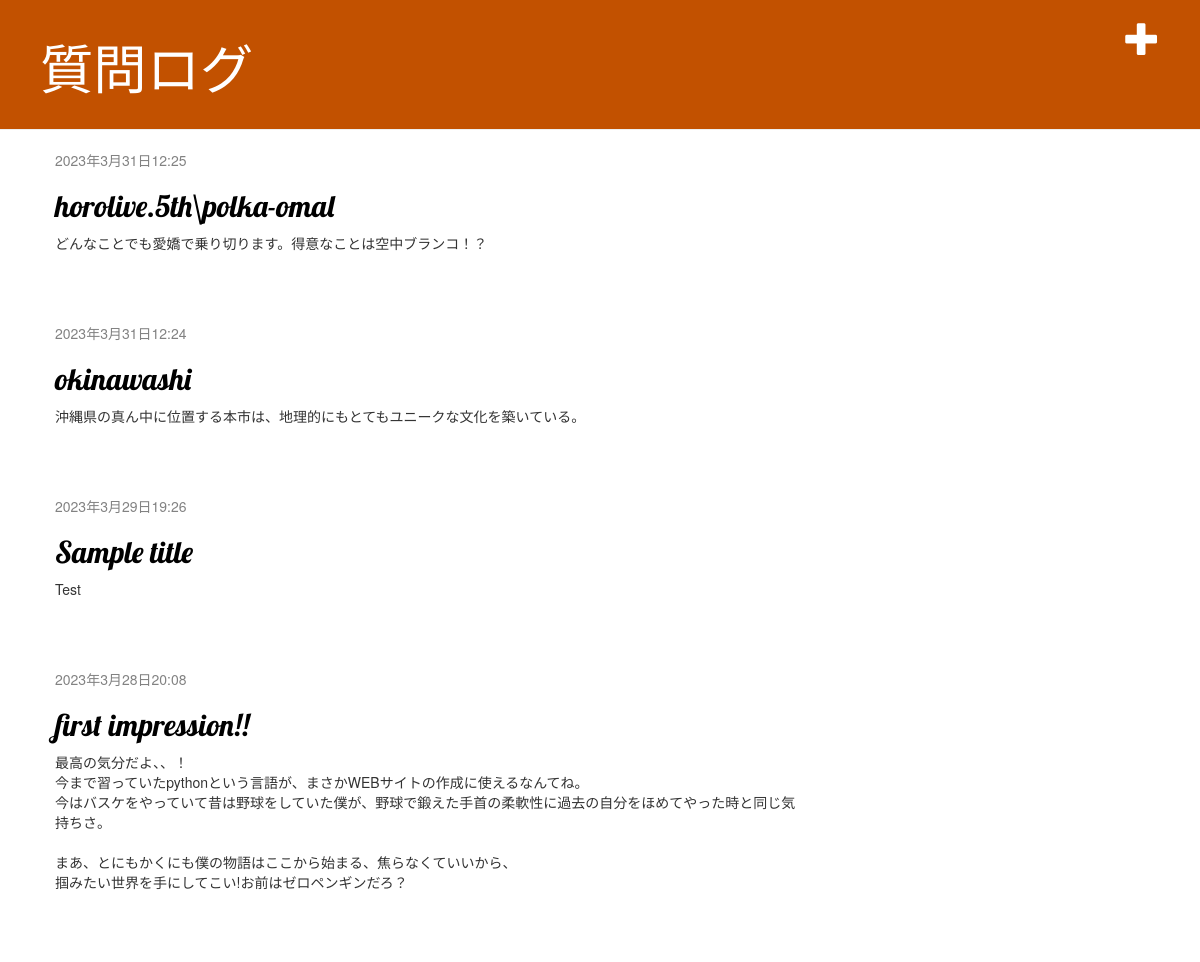
The app's page /, older data.
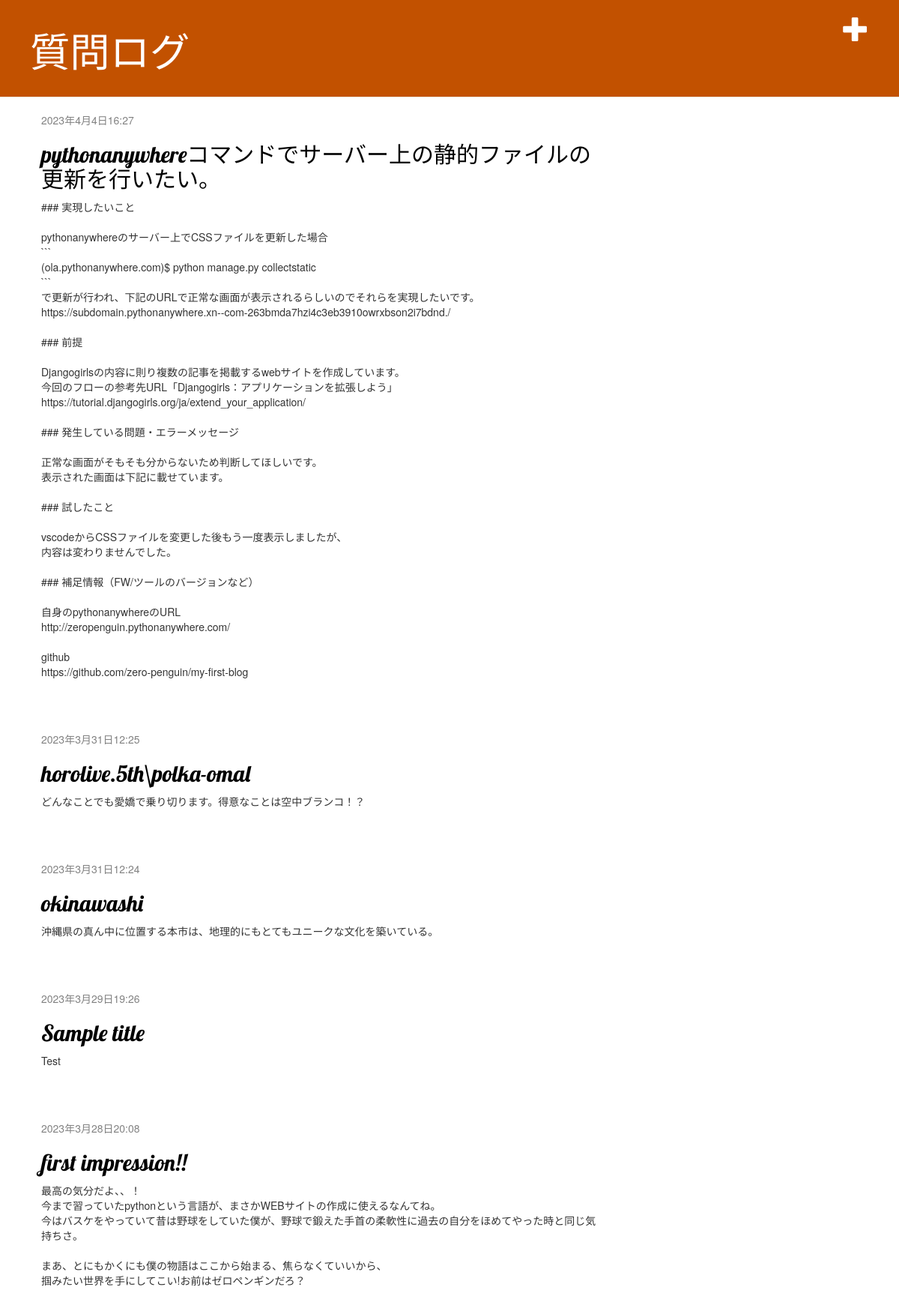
The same page, newer data.
### blog/models.py (models this page shows, shortened)
class Post(models.Model):
    author = models.ForeignKey(settings.AUTH_USER_MODEL, on_delete=models.CASCADE)
    title = models.CharField(max_length=200)
    text = models.TextField()
    created_date = models.DateTimeField(default=timezone.now)
    published_date = models.DateTimeField(blank=True, null=True)

### blog/views.py (the view)
# urls.py: path("", views.post_list, name="post_list"),
def post_list(request):
    posts = Post.objects.filter(published_date__lte=timezone.now()).order_by('-published_date')
    return render(request, 'blog/post_list.html', {'posts': posts})

### blog/templates/blog/post_list.html
{% extends 'blog/base.html' %}
{% block content %}
    {% for post in posts %}
        <div class="post">
            <div class="date">
                {{ post.published_date }}
            </div>
            <h2><a href="{% url 'post_detail' pk=post.pk %}">{{ post.title }}</a></h2>
            <p>{{ post.text|linebreaksbr }}</p>
        </div>
    {% endfor %}
{% endblock %}

Row changes from the older to the newer data that the page shows:
added Post: published_date "2023年4月4日16:27", title "pythonanywhereコマンドでサーバー上の静的ファイルの更新を行いたい。", text "### 実現したいこと pythonanywhereのサーバー上でCSSファイルを更新した場合 ``` (ola.pythonanywhere.com)$ python manage.py collectstatic ``` で更新が行われ、下記のURLで正常な画面が表示されるらしいのでそれらを実現したいです。 https://subdomain.pythonanywhere.xn--com-263bmda7hzi4c3eb3910owrxbson2i7bdnd./ ### 前提 Djangogirlsの内容に則り複数の記事を掲載するwebサイトを作成しています。 今回のフローの参考先URL「Djangogirls：アプリケーションを拡張しよう」 https://tutorial.djangogirls.org/ja/extend_your_application/ ### 発生している問題・エラーメッセージ 正常な画面がそもそも分からないため判断してほしいです。 表示された画面は下記に載せています。 ### 試したこと vscodeからCSSファイルを変更した後もう一度表示しましたが、 内容は変わりませんでした。 ### 補足情報（FW/ツールのバージョンなど） 自身のpythonanywhereのURL http://zeropenguin.pythonanywhere.com/ github https://github.com/zero-penguin/my-first-blog"
